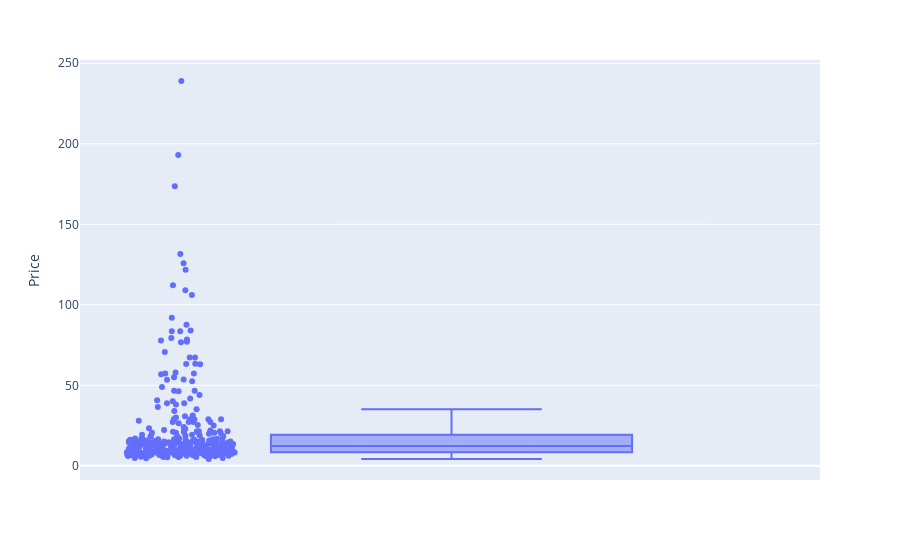

Source (notebook cell):
### Code cell
px.box(df_chile, y=df_chile['Price'],points='all')

### Figure 1 — Plotly figure (JSON) as saved in the notebook; plotly's stock layout.template omitted (floating-point values rounded to 4 significant figures; data arrays with more than 128 entries replaced by an {"elided": "..."} marker saying what was removed)
{"data": [{"alignmentgroup": "True", "boxpoints": "all", "hovertemplate": "Price=%{y}<extra></extra>", "legendgroup": "", "marker": {"color": "#636efa"}, "name": "", "notched": false, "offsetgroup": "", "orientation": "v", "showlegend": false, "type": "box", "x0": " ", "xaxis": "x", "y": {"elided": "326 float values"}, "y0": " ", "yaxis": "y"}], "layout": {"boxmode": "group", "legend": {"tracegroupgap": 0}, "margin": {"t": 60}, "xaxis": {"anchor": "y", "domain": [0, 1]}, "yaxis": {"anchor": "x", "domain": [0, 1], "title": {"text": "Price"}}}}
